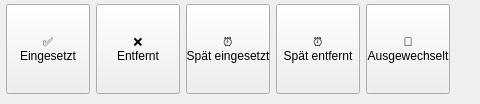
     <widget class="QWidget" name="ringContents"><property name="geometry"><rect><x>0</x><y>0</y><width>480</width><height>104</height></rect></property>
      <widget class="QPushButton" name="cardRingEingesetzt"><property name="geometry"><rect><x>6</x><y>4</y><width>84</width><height>90</height></rect></property><property name="checkable"><bool>true</bool></property><property name="cursor"><cursorShape>PointingHandCursor</cursorShape></property><property name="text"><string>✅
Eingesetzt</string></property><property name="card" stdset="0"><string>true</string></property></widget>
      <widget class="QPushButton" name="cardRingEntfernt"><property name="geometry"><rect><x>96</x><y>4</y><width>84</width><height>90</height></rect></property><property name="checkable"><bool>true</bool></property><property name="cursor"><cursorShape>PointingHandCursor</cursorShape></property><property name="text"><string>❌
Entfernt</string></property><property name="card" stdset="0"><string>true</string></property></widget>
      <widget class="QPushButton" name="cardRingSpatEin"><property name="geometry"><rect><x>186</x><y>4</y><width>84</width><height>90</height></rect></property><property name="checkable"><bool>true</bool></property><property name="cursor"><cursorShape>PointingHandCursor</cursorShape></property><property name="text"><string>⏰
Spät eingesetzt</string></property><property name="card" stdset="0"><string>true</string></property></widget>
      <widget class="QPushButton" name="cardRingSpatEnt"><property name="geometry"><rect><x>276</x><y>4</y><width>84</width><height>90</height></rect></property><property name="checkable"><bool>true</bool></property><property name="cursor"><cursorShape>PointingHandCursor</cursorShape></property><property name="text"><string>⏰
Spät entfernt</string></property><property name="card" stdset="0"><string>true</string></property></widget>
      <widget class="QPushButton" name="cardRingAusgewechselt"><property name="geometry"><rect><x>366</x><y>4</y><width>84</width><height>90</height></rect></property><property name="checkable"><bool>true</bool></property><property name="cursor"><cursorShape>PointingHandCursor</cursorShape></property><property name="text"><string>🔄
Ausgewechselt</string></property><property name="card" stdset="0"><string>true</string></property></widget>
     </widget>
